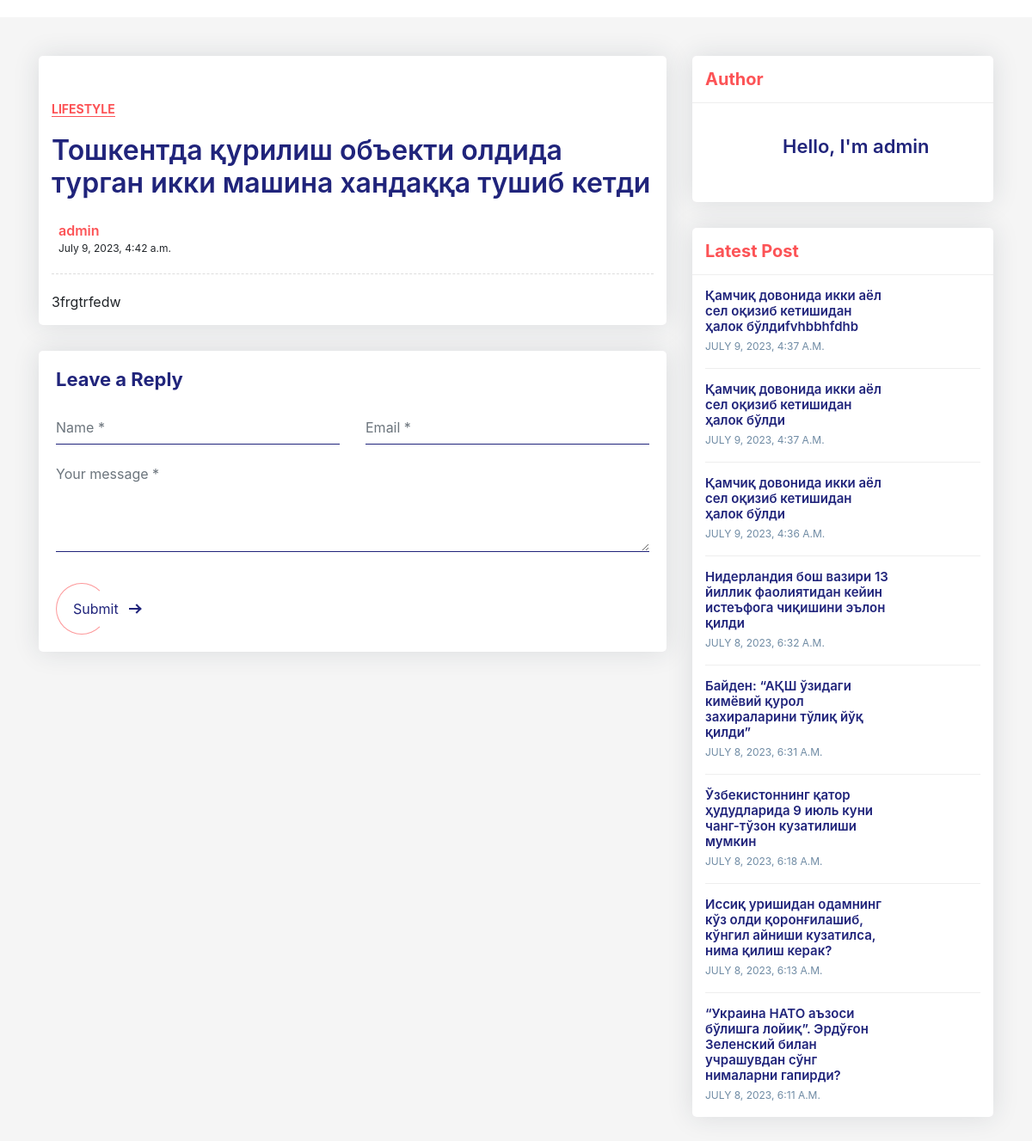
The app's page /post/toshkentda-kurilish-obekti-oldida-turgan-ikki-mashina-khandakka-tushib-ketdi-16888777225562997 with its own data.
### apps/models.py (models this page shows, shortened)
class Post(Model):
    title = CharField(max_length=255)
    description = TextField()
    image = ImageField(upload_to='post/')
    author = ForeignKey('auth.User', CASCADE)
    views = IntegerField(default=0)
    slug = SlugField(unique=True, blank=False)
    published_at = DateTimeField(auto_now_add=True)
    updated_at = DateTimeField(auto_now=True)
    def save(self, *args, **kwargs):
        if not self.slug:
            self.slug = slugify(unidecode(f"{self.title} + {time()}"))
        super().save(*args, **kwargs)
    class Meta:
        ordering = '-published_at',
        db_table = 'posts'

### apps/views.py (the view)
# urls.py: path('post/<str:slug>', detail, name='detail'),
def detail(request, slug):
    post = Post.objects.filter(slug=slug).first()
    if request.POST:
        data = request.POST
        name = data.get('Name')
        email = data.get('Email')
        text = data.get('message')
        Comment.objects.create(name=name, email=email, text=text, post=post)
    author = post.author
    author_posts = Post.objects.filter(~Q(slug=slug), author=author)
    post.views += 1
    post.save()
    return render(request, 'blog_detail.html', {'post': post, 'author_posts': author_posts})

### templates/blog_detail.html (shortened to what this page needs)
<!DOCTYPE html>
<html lang="en">
<head>
    <link href="https://cdn.jsdelivr.net/npm/bootstrap@4.4.1/dist/css/bootstrap.min.css" rel="stylesheet">
</head>
<body>
<div class="blog-single gray-bg">
    <div class="container">
        <div class="row align-items-start">
            <div class="col-lg-8 m-15px-tb">
                <article class="article">
                    <div class="article-img">
                    </div>
                    <div class="article-title">
                        <h6><a href="#">Lifestyle</a></h6>
                        <h2>{{ post.title }}</h2>
                        <div class="media">
                            <div class="media-body">
                                <label>{{ post.author.username }}</label>
                                <span>{{ post.published_at }}</span>
                            </div>
                        </div>
                    </div>
                    <div class="article-content">
                        {{ post.description }}
                    </div>
                </article>
                <div class="contact-form article-comment">
                    <h4>Leave a Reply</h4>
                    <form id="contact-form" method="POST">
                        <div class="row">
                            <div class="col-md-6">
                                <div class="form-group">
                                    <input name="Name" id="name" placeholder="Name *" class="form-control" type="text">
                                </div>
                            </div>
                            <div class="col-md-6">
                                <div class="form-group">
                                    <input name="Email" id="email" placeholder="Email *" class="form-control"
                                           type="email">
                                </div>
                            </div>
                            <div class="col-md-12">
                                <div class="form-group">
                                    <textarea name="message" id="message" placeholder="Your message *" rows="4"
                                              class="form-control"></textarea>
                                </div>
                            </div>
                            <div class="col-md-12">
                                <div class="send">
                                    <button class="px-btn theme"><span>Submit</span> <i class="arrow"></i></button>
                                </div>
                            </div>
                        </div>
                    </form>
                </div>
            </div>
            <div class="col-lg-4 m-15px-tb blog-aside">
                <div class="widget widget-author">
                    <div class="widget-title">
                        <h3>Author</h3>
                    </div>
                    <div class="widget-body">
                        <div class="media align-items-center">
                            <div class="avatar">
                            </div>
                            <div class="media-body">
                                <h6>Hello, I'm {{ post.author.username }}</h6>
                            </div>
                        </div>
                    </div>
                </div>
                <div class="widget widget-latest-post">
                    <div class="widget-title">
                        <h3>Latest Post</h3>
                    </div>
                    <div class="widget-body">
                        {% for author_post in author_posts %}
                            <div class="latest-post-aside media">
                                <div class="lpa-left media-body">
                                    <div class="lpa-title">
                                        <h5><a href="{% url 'detail' author_post.slug %}">{{ author_post.title }}</a>
                                        </h5>
                                    </div>
                                    <div class="lpa-meta">
                                        <a class="date" href="#">
                                            {{ author_post.published_at }}
                                        </a>
                                    </div>
                                </div>
                                <div class="lpa-right">
                                </div>
                            </div>
                        {% endfor %}
                    </div>
                </div>
            </div>
        </div>
    </div>
</div>
</body>
</html>

### templates/blog_detail.html (style rules this page uses)
body { margin-top: 20px; }
.gray-bg { background-color: #f5f5f5; }
.blog-aside .widget { box-shadow: 0 0 30px rgba(31, 45, 61, 0.125); border-radius: 5px; overflow: hidden; background: #ffffff; margin-top: 15px; margin-bottom: 15px; width: 100%; display: inline-block; vertical-align: top; }
.blog-aside .widget-body { padding: 15px; }
.blog-aside .widget-title { padding: 15px; border-bottom: 1px solid #eee; }
.blog-aside .widget-title h3 { font-size: 20px; font-weight: 700; color: #fc5356; margin: 0; }
.blog-aside .widget-author .media { margin-bottom: 15px; }
.blog-aside .widget-author .avatar { width: 70px; height: 70px; border-radius: 50%; overflow: hidden; }
.blog-aside .widget-author h6 { font-weight: 600; color: #20247b; font-size: 22px; margin: 0; padding-left: 20px; }
.blog-aside .latest-post-aside + .latest-post-aside { border-top: 1px solid #eee; padding-top: 15px; margin-top: 15px; }
.blog-aside .latest-post-aside .lpa-right { width: 90px; }
.blog-aside .latest-post-aside .lpa-left { padding-right: 15px; }
.blog-aside .latest-post-aside .lpa-title h5 { margin: 0; font-size: 15px; }
.blog-aside .latest-post-aside .lpa-title a { color: #20247b; font-weight: 600; }
.blog-aside .latest-post-aside .lpa-meta a { color: #6F8BA4; font-size: 12px; text-transform: uppercase; display: inline-block; margin-right: 10px; }
.blog-single { padding-top: 30px; padding-bottom: 30px; }
.article { box-shadow: 0 0 30px rgba(31, 45, 61, 0.125); border-radius: 5px; overflow: hidden; background: #ffffff; padding: 15px; margin: 15px 0 30px; }
.article .article-title { padding: 15px 0 20px; }
.article .article-title h6 { font-size: 14px; font-weight: 700; margin-bottom: 20px; }
.article .article-title h6 a { text-transform: uppercase; color: #fc5356; border-bottom: 1px solid #fc5356; }
.article .article-title h2 { color: #20247b; font-weight: 600; }
.article .article-title .media { padding-top: 15px; border-bottom: 1px dashed #ddd; padding-bottom: 20px; }
.article .article-title .media .media-body { padding-left: 8px; }
.article .article-title .media .media-body label { font-weight: 600; color: #fc5356; margin: 0; }
.article .article-title .media .media-body span { display: block; font-size: 12px; }
.article-comment { box-shadow: 0 0 30px rgba(31, 45, 61, 0.125); border-radius: 5px; overflow: hidden; background: #ffffff; padding: 20px; }
.article-comment h4 { color: #20247b; font-weight: 700; margin-bottom: 25px; font-size: 22px; }
.contact-form .form-control { border: none; border-bottom: 1px solid #20247b; background: transparent; border-radius: 0; padding-left: 0; box-shadow: none !important; }
.contact-form .send { margin-top: 20px; }
.px-btn { padding: 0 50px 0 20px; line-height: 60px; position: relative; display: inline-block; color: #20247b; background: none; border: none; }
.px-btn:before { content: ""; position: absolute; top: 0; left: 0; display: block; border-radius: 30px; background: transparent; border: 1px solid rgba(252, 83, 86, 0.6); border-right: 1px solid transparent; -moz-transition: ease all 0.35s; -o-transition: ease all 0.35s; -webkit-transition: ease all 0.35s; transition: ease all 0.35s; width: 60px; height: 60px; }
.px-btn .arrow { width: 13px; height: 2px; background: currentColor; display: inline-block; position: absolute; top: 0; bottom: 0; margin: auto; right: 25px; }
.px-btn .arrow:after { width: 8px; height: 8px; border-right: 2px solid currentColor; border-top: 2px solid currentColor; content: ""; position: absolute; top: -3px; right: 0; display: inline-block; -moz-transform: rotate(45deg); -o-transform: rotate(45deg); -ms-transform: rotate(45deg); -webkit-transform: rotate(45deg); transform: rotate(45deg); }

### records on screen
Post: title "Тошкентда қурилиш объекти олдида турган икки машина хандаққа тушиб кетди", author.username "admin", published_at "July 9, 2023, 4:42 a.m.", description "3frgtrfedw"
Post: title "Қамчиқ довонида икки аёл сел оқизиб кетишидан ҳалок бўлдиfvhbbhfdhb", published_at "JULY 9, 2023, 4:37 A.M."
Post: title "Қамчиқ довонида икки аёл сел оқизиб кетишидан ҳалок бўлди", published_at "JULY 9, 2023, 4:37 A.M."
Post: title "Қамчиқ довонида икки аёл сел оқизиб кетишидан ҳалок бўлди", published_at "JULY 9, 2023, 4:36 A.M."
Post: title "Нидерландия бош вазири 13 йиллик фаолиятидан кейин истеъфога чиқишини эълон қилди", published_at "JULY 8, 2023, 6:32 A.M."
Post: title "Байден: “АҚШ ўзидаги кимёвий қурол захираларини тўлиқ йўқ қилди”", published_at "JULY 8, 2023, 6:31 A.M."
Post: title "Ўзбекистоннинг қатор ҳудудларида 9 июль куни чанг-тўзон кузатилиши мумкин", published_at "JULY 8, 2023, 6:18 A.M."
Post: title "Иссиқ уришидан одамнинг кўз олди қоронғилашиб, кўнгил айниши кузатилса, нима қилиш керак?", published_at "JULY 8, 2023, 6:13 A.M."
Post: title "“Украина НАТО аъзоси бўлишга лойиқ”. Эрдўғон Зеленский билан учрашувдан сўнг нималарни гапирди?", published_at "JULY 8, 2023, 6:11 A.M."
